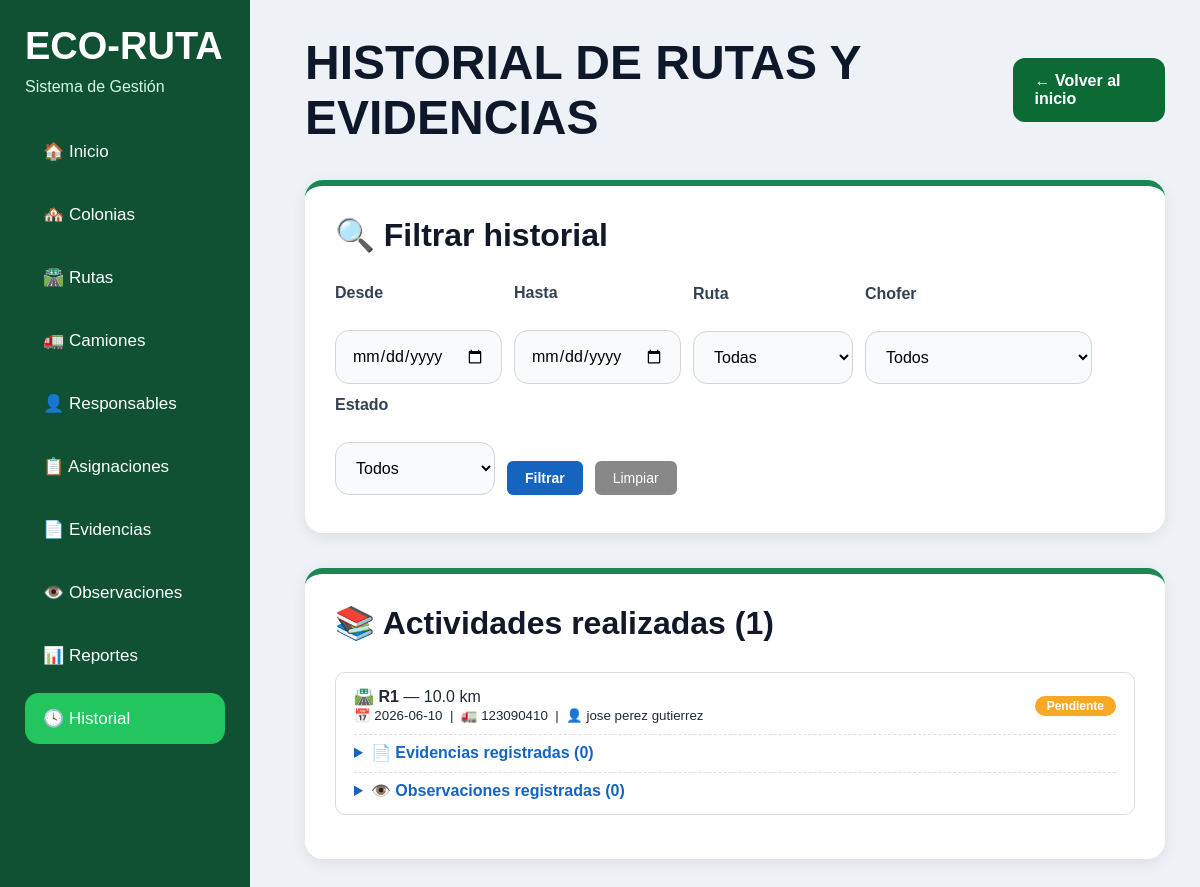
Page /historial (signed in) on the committed database.
### tables this page shows
CREATE TABLE "ruta" (
        id_ruta      INTEGER PRIMARY KEY AUTOINCREMENT,
        nombre_ruta  TEXT NOT NULL,
        descripcion  TEXT,
        distancia_km REAL NOT NULL,
        id_colonia   INTEGER
    );

CREATE TABLE asignacion (

    id_asignacion INTEGER PRIMARY KEY AUTOINCREMENT,

    fecha TEXT NOT NULL,

    id_responsable INTEGER NOT NULL,

    id_ruta INTEGER NOT NULL,

    id_camion INTEGER NOT NULL, hora_fin TEXT, comentario_chofer TEXT DEFAULT '', estado TEXT DEFAULT 'Pendiente',

    FOREIGN KEY (id_responsable)
        REFERENCES responsable(id_responsable)
        ON UPDATE CASCADE
        ON DELETE RESTRICT,

    FOREIGN KEY (id_ruta)
        REFERENCES ruta(id_ruta)
        ON UPDATE CASCADE
        ON DELETE RESTRICT,

    FOREIGN KEY (id_camion)
        REFERENCES camion(id_camion)
        ON UPDATE CASCADE
        ON DELETE RESTRICT

);

CREATE TABLE camion (

    id_camion INTEGER PRIMARY KEY AUTOINCREMENT,

    placas TEXT NOT NULL UNIQUE,

    capacidad_kg REAL NOT NULL,

    estado TEXT NOT NULL DEFAULT 'Activo',

    CHECK (
        estado IN (
            'Activo',
            'En mantenimiento',
            'Fuera de servicio'
        )
    )

);

CREATE TABLE responsable (

    id_responsable INTEGER PRIMARY KEY AUTOINCREMENT,

    nombre TEXT NOT NULL,

    cargo TEXT,

    telefono TEXT,

    licencia TEXT

);

### app.py (the view)
@app.route('/historial')
def historial():
    if 'usuario' not in session:
        return redirect('/')
    conexion = conectar()
    cursor = conexion.cursor()
    fecha_inicio          = request.args.get('fecha_inicio', '')
    fecha_fin             = request.args.get('fecha_fin', '')
    id_ruta_filtro        = request.args.get('id_ruta', '')
    id_responsable_filtro = request.args.get('id_responsable', '')
    estado_filtro         = request.args.get('estado', '')
    query = """
        SELECT
            a.id_asignacion,
            a.fecha AS fecha_asignacion,
            r.id_ruta,
            r.nombre_ruta,
            r.distancia_km,
            cam.placas,
            resp.id_responsable,
            resp.nombre AS chofer,
            COALESCE(cc.estado, 'Pendiente') AS estado,
            COALESCE(cc.observacion, '') AS observacion_chofer,
            cc.evidencia AS evidencia_control,
            cc.fecha AS fecha_control
        FROM asignacion a
        INNER JOIN ruta r        ON a.id_ruta = r.id_ruta
        INNER JOIN camion cam    ON a.id_camion = cam.id_camion
        INNER JOIN responsable resp ON a.id_responsable = resp.id_responsable
        LEFT JOIN control_chofer cc ON a.id_asignacion = cc.id_asignacion
        WHERE 1=1
    """
    params = []
    if fecha_inicio:
        query += " AND a.fecha >= ?"
        params.append(fecha_inicio)
    if fecha_fin:
        query += " AND a.fecha <= ?"
        params.append(fecha_fin)
    if id_ruta_filtro:
        query += " AND r.id_ruta = ?"
        params.append(id_ruta_filtro)
    if id_responsable_filtro:
        query += " AND resp.id_responsable = ?"
        params.append(id_responsable_filtro)
    if estado_filtro:
        query += " AND COALESCE(cc.estado, 'Pendiente') = ?"
        params.append(estado_filtro)
    query += " ORDER BY a.fecha DESC, a.id_asignacion DESC"
    cursor.execute(query, params)
    historial_raw = cursor.fetchall()
    cursor.execute("SELECT * FROM evidencia ORDER BY fecha DESC")
    evidencias_por_asignacion = {}
    for ev in cursor.fetchall():
        evidencias_por_asignacion.setdefault(ev['id_asignacion'], []).append(ev)
    cursor.execute("SELECT * FROM observacion ORDER BY fecha DESC")
    observaciones_por_asignacion = {}
    for ob in cursor.fetchall():
        observaciones_por_asignacion.setdefault(ob['id_asignacion'], []).append(ob)
    historial = []
    for h in historial_raw:
        item = dict(h)
        item['evidencias']    = evidencias_por_asignacion.get(h['id_asignacion'], [])
        item['observaciones'] = observaciones_por_asignacion.get(h['id_asignacion'], [])
        historial.append(item)
    cursor.execute("SELECT id_ruta, nombre_ruta FROM ruta ORDER BY nombre_ruta")
    rutas = cursor.fetchall()
    cursor.execute("SELECT id_responsable, nombre FROM responsable ORDER BY nombre")
    responsables = cursor.fetchall()
    conexion.close()
    return render_template(
        'historial.html',
        historial=historial,
        rutas=rutas,
        responsables=responsables,
        filtros={
            'fecha_inicio': fecha_inicio,
            'fecha_fin': fecha_fin,
            'id_ruta': id_ruta_filtro,
            'id_responsable': id_responsable_filtro,
            'estado': estado_filtro
        }
    )

### app.py (called while the page is built)
def conectar():
    conexion = sqlite3.connect(DB_PATH)
    conexion.row_factory = sqlite3.Row
    return conexion

### templates/historial.html (shortened to what this page needs)
<!DOCTYPE html>
<html lang="es">
<head>
    <link rel="stylesheet" href="{{ url_for('static', filename='css/style.css') }}">
</head>
<body>
<div class="contenedor">
    <div class="sidebar">
        <h1>ECO-RUTA</h1>
        <p>Sistema de Gestión</p>
        <ul>
            <li><a href="/index">🏠 Inicio</a></li>
            <li><a href="/colonias">🏘️ Colonias</a></li>
            <li><a href="/rutas">🛣️ Rutas</a></li>
            <li><a href="/camiones">🚛 Camiones</a></li>
            <li><a href="/responsables">👤 Responsables</a></li>
            <li><a href="/asignaciones">📋 Asignaciones</a></li>
            <li><a href="/evidencias">📄 Evidencias</a></li>
            <li><a href="/observaciones">👁️ Observaciones</a></li>
            <li><a href="/reportes">📊 Reportes</a></li>
            <li><a href="/historial" class="activo">🕓 Historial</a></li>
        </ul>
    </div>
    <div class="contenido">
        <div class="header">
            <h1>HISTORIAL DE RUTAS Y EVIDENCIAS</h1>
            <a href="/index" class="btn-regresar">← Volver al inicio</a>
        </div>
        <div class="card">
            <h2>🔍 Filtrar historial</h2>
            <form class="filtros-form" method="GET" action="/historial">
                <div class="grupo">
                    <label>Desde</label><br>
                    <input type="date" name="fecha_inicio" value="{{ filtros.fecha_inicio }}">
                </div>
                <div class="grupo">
                    <label>Hasta</label><br>
                    <input type="date" name="fecha_fin" value="{{ filtros.fecha_fin }}">
                </div>
                <div class="grupo">
                    <label>Ruta</label><br>
                    <select name="id_ruta">
                        <option value="">Todas</option>
                    </select>
                </div>
                <div class="grupo">
                    <label>Chofer</label><br>
                    <select name="id_responsable">
                        <option value="">Todos</option>
                    </select>
                </div>
                <div class="grupo">
                    <label>Estado</label><br>
                    <select name="estado">
                        <option value="">Todos</option>
                    </select>
                </div>
                <button type="submit" class="btn-filtrar">Filtrar</button>
                <a href="/historial" class="btn-limpiar">Limpiar</a>
            </form>
        </div>
        <div class="card">
            <h2>📚 Actividades realizadas ({{ historial|length }})</h2>
            {% for h in historial %}
            <div class="ficha-historial">
                <div class="ficha-header">
                    <div>
                        <strong>🛣️ {{ h.nombre_ruta }}</strong>
                        — {{ h.distancia_km }} km
                        <br>
                        <small>📅 {{ h.fecha_asignacion }} &nbsp;|&nbsp; 🚛 {{ h.placas }} &nbsp;|&nbsp; 👤 {{ h.chofer }}</small>
                    </div>
                    <span class="badge-estado
                        {% if h.estado == 'Completado' %}estado-completado
                        {% elif h.estado == 'Pendiente' %}estado-pendiente
                        {% elif h.estado == 'En proceso' %}estado-en-proceso
                        {% else %}estado-otro{% endif %}">
                        {{ h.estado }}
                    </span>
                </div>
                <details class="sub-lista">
                    <summary>📄 Evidencias registradas ({{ h.evidencias|length }})</summary>
                </details>
                <details class="sub-lista">
                    <summary>👁️ Observaciones registradas ({{ h.observaciones|length }})</summary>
                </details>
            </div>
            {% endfor %}
        </div>
    </div>
</div>
</body>
</html>

### static/css/style.css (style rules this page uses)
* { margin:0; padding:0; box-sizing:border-box; font-family:'Segoe UI', sans-serif; }
body { background:#f3f6f4; color:#1f2937; }
.contenedor { display:flex; min-height:100vh; }
.sidebar { width:270px; background:linear-gradient(to bottom,#0c6b35,#14532d); padding:30px 20px; color:white; position:fixed; height:100%; }
.sidebar h1 { font-size:38px; margin-bottom:10px; }
.sidebar p { color:#d1fae5; margin-bottom:30px; }
.sidebar ul { list-style:none; }
.sidebar ul li { margin-bottom:12px; }
.sidebar ul li a { display:block; color:white; text-decoration:none; padding:15px 18px; border-radius:14px; transition:0.3s; font-size:17px; }
.activo { background:#22c55e; }
.contenido { margin-left:270px; width:calc(100% - 270px); padding:40px; }
.header { display:flex; justify-content:space-between; align-items:center; margin-bottom:35px; }
.header h1 { font-size:50px; color:#0f172a; }
.btn-regresar { background:#0c6b35; color:white; text-decoration:none; padding:14px 22px; border-radius:12px; transition:0.3s; font-weight:bold; }
.card { background:white; padding:35px; border-radius:22px; box-shadow:0 10px 30px rgba(0,0,0,0.06); margin-bottom:35px; }
.card h2 { margin-bottom:30px; color:#111827; font-size:32px; }
.grupo { display:flex; flex-direction:column; }
label { margin-bottom:10px; font-weight:600; color:#334155; }
input, select, textarea { width:100%; padding:16px; border:1px solid #d1d5db; border-radius:14px; background:#f8fafc; font-size:16px; transition:0.3s; }
button { margin-top:15px; padding:16px 30px; background:#0c6b35; color:white; border:none; border-radius:14px; font-size:18px; font-weight:bold; cursor:pointer; transition:0.3s; }
* { margin:0; padding:0; box-sizing:border-box; font-family:Arial, Helvetica, sans-serif; }
body { background:#eef2f7; }
.sidebar { width:250px; background:#0f5132; padding:25px; color:white; }
.contenido { flex:1; padding:35px; }
.header h1 { font-size:48px; color:#0f172a; }
.card { background:white; padding:30px; border-radius:18px; box-shadow:0 4px 15px rgba(0,0,0,0.08); border-top:6px solid #198754; }

### templates/historial.html (style rules this page uses)
.filtros-form { display: flex; flex-wrap: wrap; gap: 12px; align-items: flex-end; margin-bottom: 8px; }
.filtros-form .grupo { min-width: 160px; }
.btn-filtrar { background: #1565c0; color: #fff; border: none; padding: 9px 18px; border-radius: 6px; cursor: pointer; font-size: 14px; font-weight: 600; }
.btn-limpiar { background: #888; color: #fff; border: none; padding: 9px 18px; border-radius: 6px; text-decoration: none; font-size: 14px; }
.ficha-historial { border: 1px solid #ddd; border-radius: 10px; padding: 14px 18px; margin-bottom: 14px; background: #fff; }
.ficha-header { display: flex; justify-content: space-between; align-items: center; flex-wrap: wrap; gap: 8px; }
.badge-estado { padding: 3px 12px; border-radius: 12px; font-size: 12px; font-weight: 600; color: #fff; }
.estado-pendiente { background: #f9a825; }
.sub-lista { margin-top: 10px; padding-top: 8px; border-top: 1px dashed #ddd; }
details > summary { cursor: pointer; font-weight: 600; color: #1565c0; }

### rows in the picture
ruta: nombre_ruta "R1", distancia_km "10.0", fecha_asignacion "2026-06-10", placas "123090410", chofer "jose perez gutierrez", estado "Pendiente", evidencias|length "0", observaciones|length "0"

### other values in the picture
{{ historial|length }} "1"
